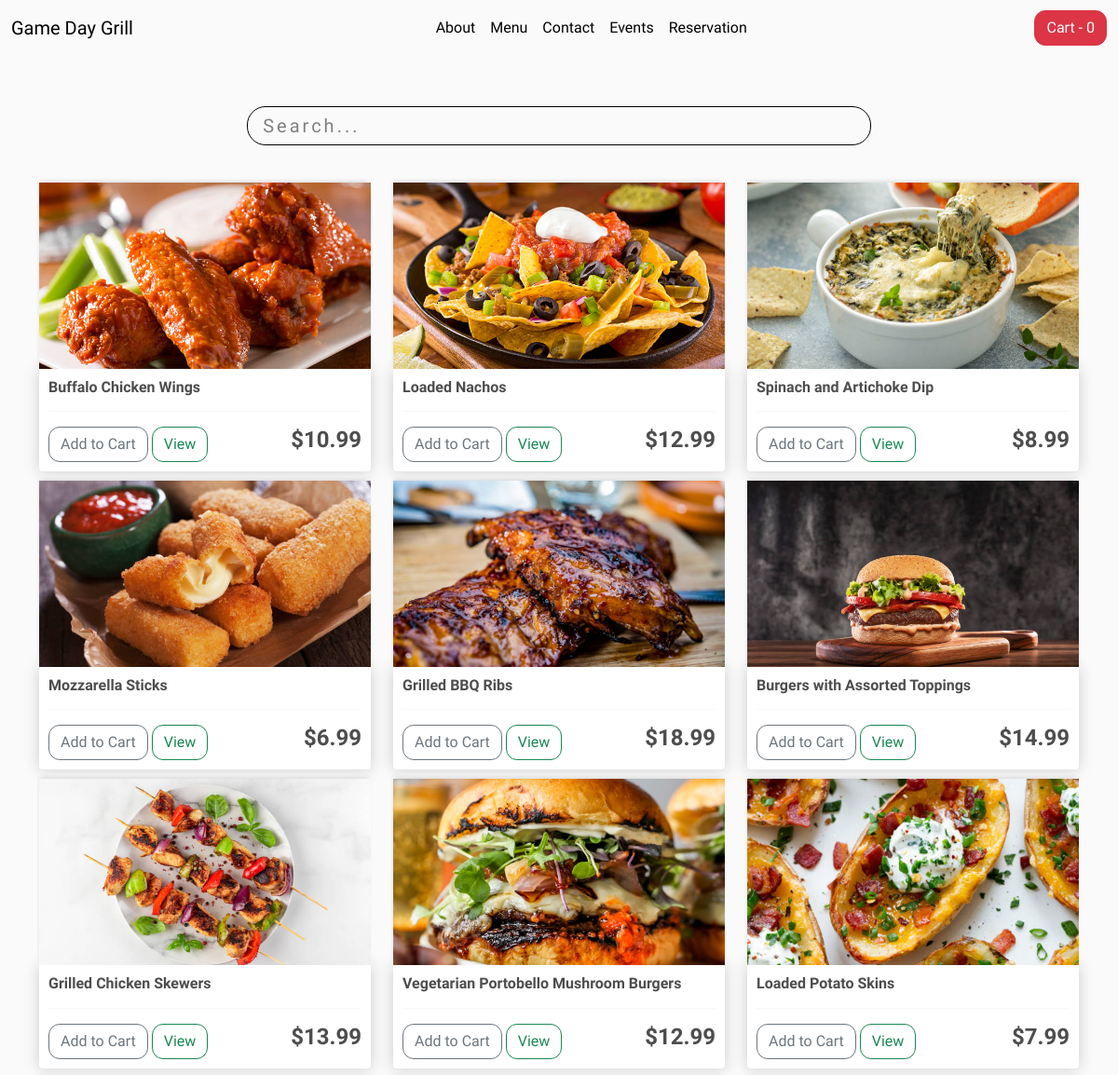
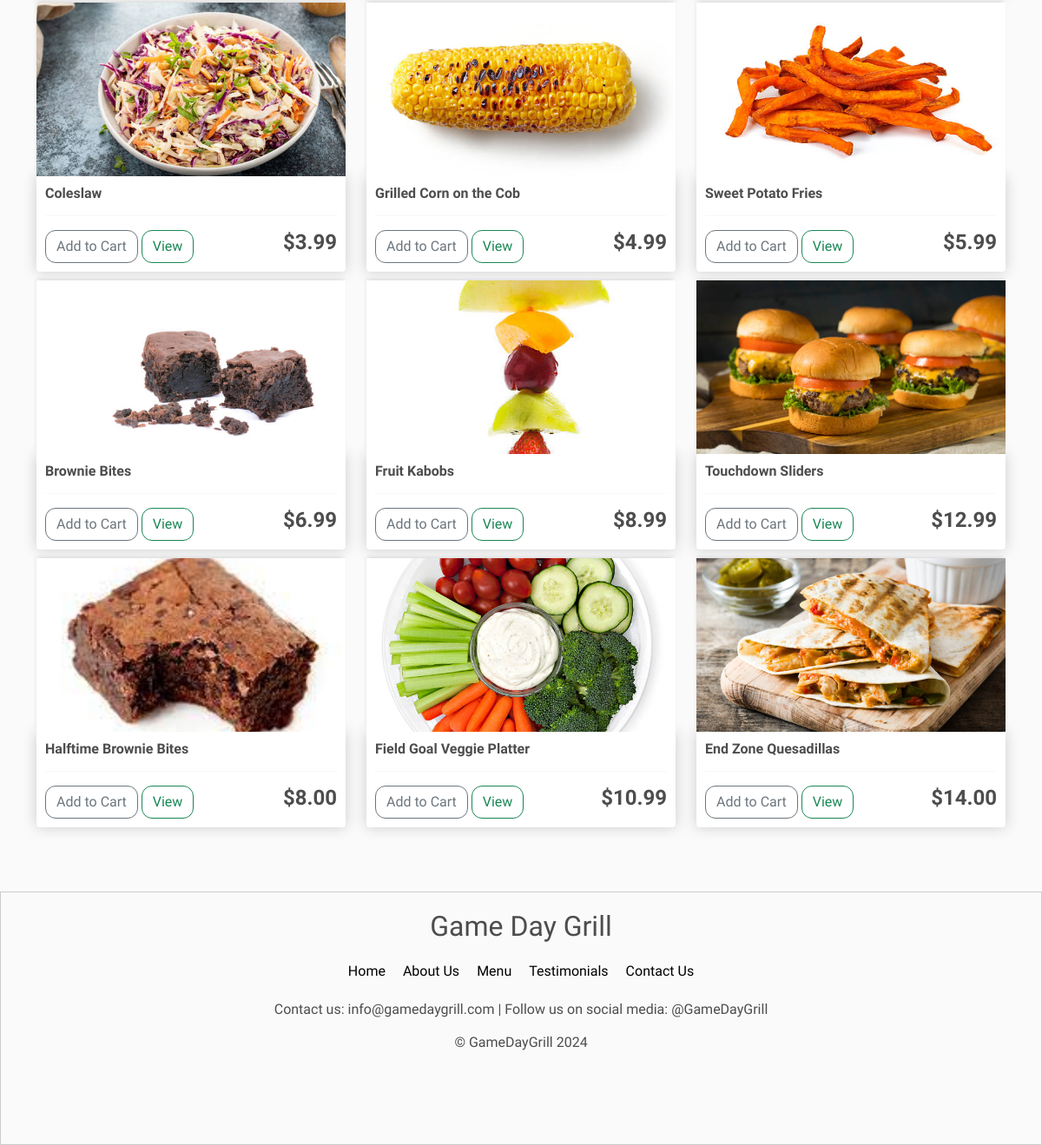
The page /allitems/ on the database its author committed (2 pictures, top to bottom).
### store/models.py (models this page shows, shortened)
class Product(models.Model):
    name = models.CharField(max_length=100, null=True)
    price = models.DecimalField(max_digits=7, decimal_places=2)
    type = models.CharField(max_length=2, choices=PRODUCT_TYPES, null=True)
    image = models.ImageField(null=True, blank=True)
    description = models.CharField(max_length=1000, null=True, blank=True)
    vegetarian = models.BooleanField(default=False)

### store/views.py (the view)
# urls.py: path('allitems/', views.allitems, name='allitems'),
def allitems(request):
    data = cartData(request)
    cartItems = data['cartItems']
    order = data['order']
    items = data['items']
    products = Product.objects.all()
    context = {'products': products, 'cartItems': cartItems}
    return render(request, 'store/allitems.html', context)

### store/utils.py (called while the page is built, shortened)
def cookieCart(request):
    try:
        cart = json.loads(request.COOKIES['cart'])
    except:
        cart = {}
    items = []
    order = {'get_cart_total': 0, 'get_cart_items': 0, 'shipping': False}
    cartItems = order['get_cart_items']
    return {'cartItems':cartItems, 'order':order, 'items':items}

def cartData(request):
    if request.user.is_authenticated:
        customer = request.user.customer
        order, created = Order.objects.get_or_create(customer=customer, complete=False)
        items = order.orderitem_set.all()
        cartItems = order.get_cart_items
    else:
        cookieData = cookieCart(request)
        cartItems = cookieData['cartItems']
        order = cookieData['order']
        items = cookieData['items']
    return {'cartItems':cartItems, 'order':order, 'items':items}

### store/templates/store/allitems.html (shortened to what this page needs)
{% extends 'store/main.html' %}
{% load static %}
{% block center %}
  <div class="search-bar">
	<div class="search">
		<input type="text" name="" id="find" placeholder="Search..." onkeyup="search()">
	</div>
  </div>
  <div class="row">
    {% for product in products %}
      <div class="col-lg-4" id="product">
        <img class="thumbnail" src="{{ product.image.url }}">
        <div class="box-element product" data-desc="{{ product.description }}" data-veg = "{{ product.vegetarian }}">
          <h6><strong>{{ product.name }}</strong></h6>
          <hr>
          <button data-product="{{ product.id }}" data-action="add" class="btn btn-outline-secondary add-btn update-cart">Add to Cart</button>
          <button class="btn btn-outline-success view-btn">View</button>
          <h4 style="display: inline-block; float: right"><strong>${{ product.price|floatformat:2 }}</strong></h4>
        </div>
      </div>
    {% endfor %}
  </div>
{% endblock center %}

### static/css/main.css (style rules this page uses)
body { background-color: hsl(0, 0%, 98%); font-family: 'Lexend Deca', sans-serif; }
h1,h2,h3,h4,h5,h6, p { color:hsl(0, 0%, 30%); font-family: 'Lexend Deca', sans-serif; }
.box-element { box-shadow:hsl(0, 0%, 80%) 0 0 16px; background-color: #fff; border-radius: 4px; padding: 10px; }
.thumbnail { width: 100%; height: 200px; -webkit-box-shadow: -1px -3px 5px -2px rgba(214,214,214,1); -moz-box-shadow: -1px -3px 5px -2px rgba(214,214,214,1); box-shadow: -1px -3px 5px -2px rgba(214,214,214,1); }
.product { border-radius: 0 0 4px 4px; }
.col-lg-4, .col-lg-6, .col-lg-8, .col-lg-12 { margin-top: 10px; }
.btn { border-radius: 0; }

### store/templates/store/main.html (style rules this page uses)
h6 { padding-bottom: 0; }
.btn { border-radius: 12px; }

### store/templates/store/allitems.html (style rules this page uses)
.thumbnail { width: 100%; height: 200px; object-fit: cover; }
.search-bar .search { display: flex; padding: 30px 0px; justify-content: center; }
.search-bar .search input { width: 60%; padding: 5px 16px; background: transparent; border: 1px solid #000; border-radius: 20px; font-size: 20px; text-transform: capitalize; letter-spacing: 3px; outline: none; color: red; }
.search-bar .search input::placeholder { color: gray; font-weight: 500; }

### rows shown on the page
Product: image (picture), name "Buffalo Chicken Wings", price "10.99"
Product: image (picture), name "Loaded Nachos", price "12.99"
Product: image (picture), name "Spinach and Artichoke Dip", price "8.99"
Product: image (picture), name "Mozzarella Sticks", price "6.99"
Product: image (picture), name "Grilled BBQ Ribs", price "18.99"
Product: image (picture), name "Burgers with Assorted Toppings", price "14.99"
Product: image (picture), name "Grilled Chicken Skewers", price "13.99"
Product: image (picture), name "Vegetarian Portobello Mushroom Burgers", price "12.99"
Product: image (picture), name "Loaded Potato Skins", price "7.99"
Product: image (picture), name "Coleslaw", price "3.99"
Product: image (picture), name "Grilled Corn on the Cob", price "4.99"
Product: image (picture), name "Sweet Potato Fries", price "5.99"
Product: image (picture), name "Brownie Bites", price "6.99"
Product: image (picture), name "Fruit Kabobs", price "8.99"
Product: image (picture), name "Touchdown Sliders", price "12.99"
Product: image (picture), name "Halftime Brownie Bites", price "8.00"
Product: image (picture), name "Field Goal Veggie Platter", price "10.99"
Product: image (picture), name "End Zone Quesadillas", price "14.00"

### other values the page prints
{{ cartItems }} "0"
